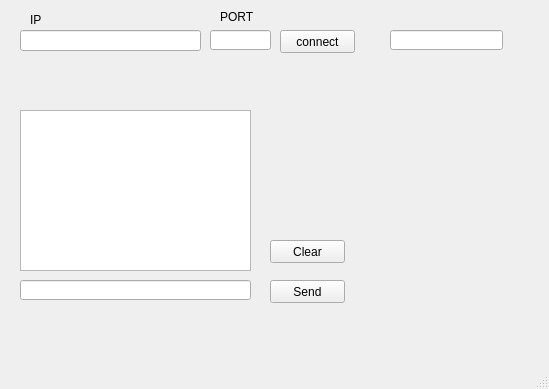
<?xml version="1.0" encoding="UTF-8"?>
<ui version="4.0">
 <class>Client</class>
 <widget class="QMainWindow" name="Client">
  <property name="geometry">
   <rect>
    <x>0</x>
    <y>0</y>
    <width>549</width>
    <height>389</height>
   </rect>
  </property>
  <property name="windowTitle">
   <string>Client</string>
  </property>
  <widget class="QWidget" name="centralwidget">
   <widget class="QPushButton" name="ButtonConnect">
    <property name="geometry">
     <rect>
      <x>280</x>
      <y>30</y>
      <width>75</width>
      <height>23</height>
     </rect>
    </property>
    <property name="text">
     <string>connect</string>
    </property>
   </widget>
   <widget class="QPushButton" name="ButtonSend">
    <property name="geometry">
     <rect>
      <x>270</x>
      <y>280</y>
      <width>75</width>
      <height>23</height>
     </rect>
    </property>
    <property name="text">
     <string>Send</string>
    </property>
   </widget>
   <widget class="QLineEdit" name="lineSend">
    <property name="geometry">
     <rect>
      <x>20</x>
      <y>280</y>
      <width>231</width>
      <height>20</height>
     </rect>
    </property>
   </widget>
   <widget class="QTextEdit" name="textReceive">
    <property name="geometry">
     <rect>
      <x>20</x>
      <y>110</y>
      <width>231</width>
      <height>161</height>
     </rect>
    </property>
    <property name="html">
     <string>&lt;!DOCTYPE HTML PUBLIC &quot;-//W3C//DTD HTML 4.0//EN&quot; &quot;http://www.w3.org/TR/REC-html40/strict.dtd&quot;&gt;
&lt;html&gt;&lt;head&gt;&lt;meta name=&quot;qrichtext&quot; content=&quot;1&quot; /&gt;&lt;style type=&quot;text/css&quot;&gt;
p, li { white-space: pre-wrap; }
&lt;/style&gt;&lt;/head&gt;&lt;body style=&quot; font-family:'MS Shell Dlg 2'; font-size:8.25pt; font-weight:400; font-style:normal;&quot;&gt;
&lt;p style=&quot;-qt-paragraph-type:empty; margin-top:0px; margin-bottom:0px; margin-left:0px; margin-right:0px; -qt-block-indent:0; text-indent:0px;&quot;&gt;&lt;br /&gt;&lt;/p&gt;&lt;/body&gt;&lt;/html&gt;</string>
    </property>
   </widget>
   <widget class="QLineEdit" name="lineIP">
    <property name="geometry">
     <rect>
      <x>20</x>
      <y>30</y>
      <width>181</width>
      <height>21</height>
     </rect>
    </property>
   </widget>
   <widget class="QPushButton" name="ButtonClear">
    <property name="geometry">
     <rect>
      <x>270</x>
      <y>240</y>
      <width>75</width>
      <height>23</height>
     </rect>
    </property>
    <property name="text">
     <string>Clear</string>
    </property>
   </widget>
   <widget class="QLineEdit" name="linePort">
    <property name="geometry">
     <rect>
      <x>210</x>
      <y>30</y>
      <width>61</width>
      <height>20</height>
     </rect>
    </property>
   </widget>
   <widget class="QLabel" name="label">
    <property name="geometry">
     <rect>
      <x>30</x>
      <y>10</y>
      <width>41</width>
      <height>20</height>
     </rect>
    </property>
    <property name="text">
     <string>IP</string>
    </property>
   </widget>
   <widget class="QLabel" name="label_2">
    <property name="geometry">
     <rect>
      <x>220</x>
      <y>10</y>
      <width>47</width>
      <height>13</height>
     </rect>
    </property>
    <property name="text">
     <string>PORT</string>
    </property>
   </widget>
   <widget class="QLineEdit" name="lineStatus">
    <property name="geometry">
     <rect>
      <x>390</x>
      <y>30</y>
      <width>113</width>
      <height>20</height>
     </rect>
    </property>
   </widget>
  </widget>
  <widget class="QMenuBar" name="menubar">
   <property name="geometry">
    <rect>
     <x>0</x>
     <y>0</y>
     <width>549</width>
     <height>21</height>
    </rect>
   </property>
  </widget>
  <widget class="QStatusBar" name="statusbar"/>
 </widget>
 <resources/>
 <connections/>
</ui>
